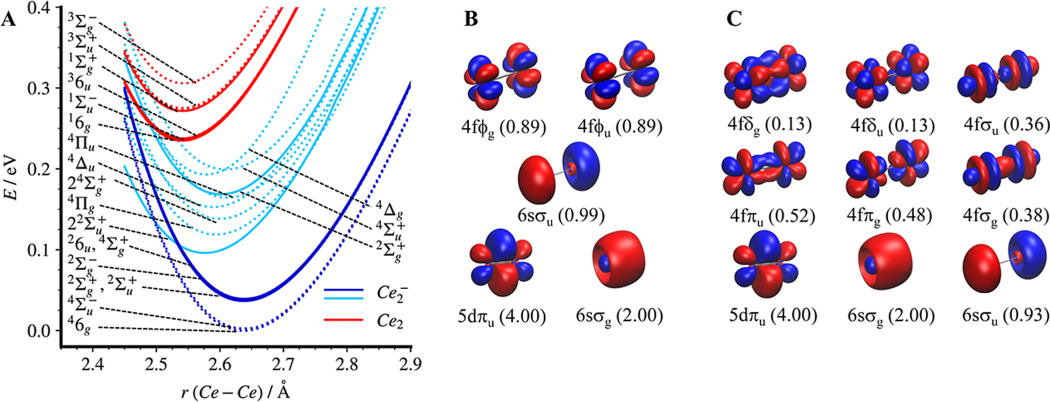
#> input picture figures/ce2_original/original_figures/jacs_figure_4.png, 2100 x 804 px (shown at 1/2 size); its folder holds 3 pictures in this run
$ python build_figure.py
#> lines starting #> are read from the running program, lines starting #| are printed output that depends on the picture
"""Online-book composition of intact original JACS Figures 2, 3 and 4.

No curves are traced, selected, reconstructed or fitted. No orbital or dynamics
panel is omitted. Each embedded original figure is included in its entirety.
Only placement, display size, section headings and attribution are new.
Source: Jin et al., doi:10.1021/jacs.5c07348; CC BY 4.0.
"""
from pathlib import Path
import matplotlib
matplotlib.use("Agg")
import matplotlib.pyplot as plt
from PIL import Image

ROOT = Path(__file__).resolve().parent
ASSETS = ROOT / "original_figures"
PDF = ROOT.parent.parent / "output" / "pdf" / "ce2_original.pdf"
DOI = "https://doi.org/10.1021/jacs.5c07348"
LICENSE = "https://creativecommons.org/licenses/by/4.0/"
INK = "#243849"
MUTED = "#687785"
AUTHOR_LINES = (
    "Jiaye Jin, Nikita Kavka, Tatsuya Chiba, Max Grellmann, Shiying Wang, Marcel Jorewitz,",
    "Kit H. Bowen, Roland Mitric, and Knut R. Asmis",
)
TITLE = "Cerium Dimer Anion and the Contribution of 4f Electrons to Lanthanide Metal-Metal Bonds"
JOURNAL = "Journal of the American Chemical Society 2025, 147 (42), 37977-37984. DOI: 10.1021/jacs.5c07348."
FULL_REFERENCE = " ".join(AUTHOR_LINES) + ". " + TITLE + ". " + JOURNAL

plt.rcParams.update({
    "font.family": "DejaVu Sans", "font.size": 12,
    "svg.fonttype": "none", "pdf.fonttype": 42,
})


def place(fig, rect, filename, anchor="C"):
#> called with filename = 'jacs_figure_4.png', anchor = 'N'
    ax = fig.add_axes(rect)
    # interpolation='none' retains native original images in vector exports.
    ax.imshow(Image.open(ASSETS / filename), interpolation="none")
    ax.set_anchor(anchor)
    ax.axis("off")
    return ax


def build():
    # Extend the canvas below the existing composition so the original panels
    # retain their physical display sizes while the complete citation fits.
    panel_height, reference_height = 13.0, 1.15
    height = panel_height + reference_height
    fig = plt.figure(figsize=(16.5, height), facecolor="white")

    def panel_y(y):
        return (y * panel_height + reference_height) / height

    def panel_rect(rect):
        x, y, w, h = rect
        return [x, panel_y(y), w, h * panel_height / height]

    fig.text(.052, panel_y(.969), "Struktur", fontsize=21, weight="medium", color=INK)
    fig.text(.446, panel_y(.969), "Bindung", fontsize=21, weight="medium", color=INK)
    # Complete Figure 4: every energy curve and both full orbital panels.
    place(fig, panel_rect([.045, .515, .91, .44]), "jacs_figure_4.png", anchor="N")

    fig.text(.052, panel_y(.477), "Spektroskopie", fontsize=21, weight="medium", color=INK)
    fig.text(.426, panel_y(.477), "Dynamik", fontsize=21, weight="medium", color=INK)
    # Complete Figure 2 includes the low-energy inset and stick spectrum.
    place(fig, panel_rect([.045, .086, .322, .365]), "jacs_figure_2.png", anchor="NW")
#> call 2 of place, with filename = 'jacs_figure_2.png', anchor = 'NW'
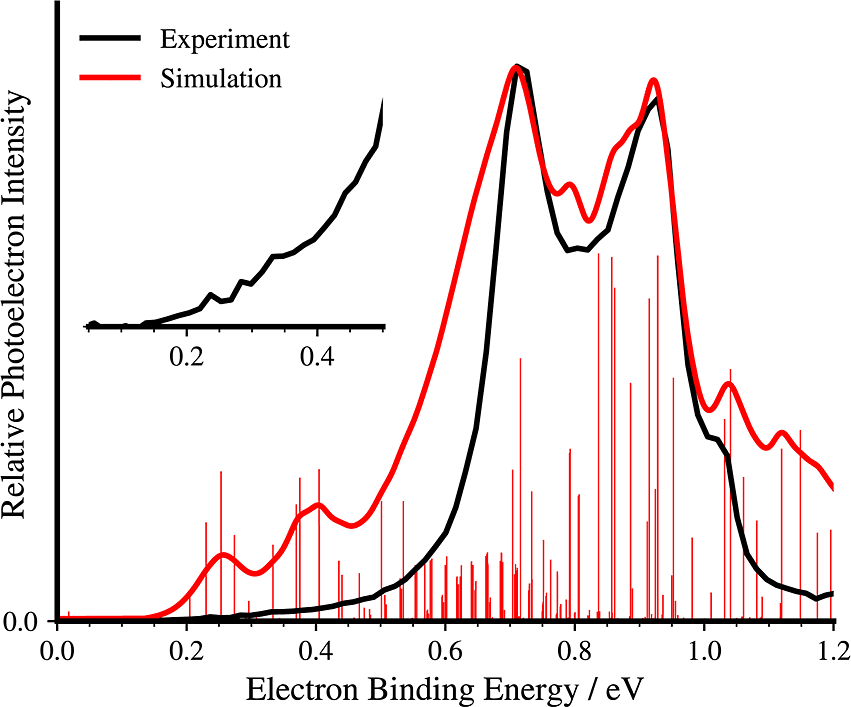
#> input picture figures/ce2_original/original_figures/jacs_figure_2.png, 851 x 707 px
    # Complete Figure 3 includes all four transients and SO-coupled PESs.
    place(fig, panel_rect([.413, .086, .542, .365]), "jacs_figure_3.png", anchor="NE")
#> call 3 of place, with filename = 'jacs_figure_3.png', anchor = 'NE'
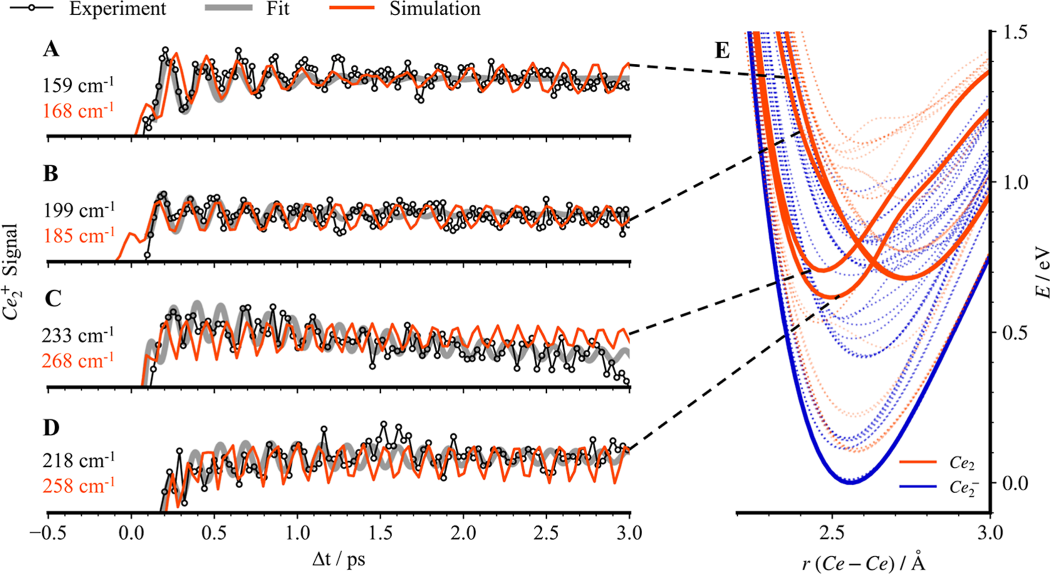
#> input picture figures/ce2_original/original_figures/jacs_figure_3.png, 2100 x 1148 px (shown at 1/2 size)

    # One self-contained reference and reuse notice travels with every export.
    reference_lines = [
        (AUTHOR_LINES[0], 11.5, "normal", INK, DOI),
        (AUTHOR_LINES[1] + ".", 11.5, "normal", INK, DOI),
        (TITLE + ".", 11.5, "italic", INK, DOI),
        (JOURNAL, 11.5, "normal", INK, DOI),
        ("Original Figures 2-4. © 2025 The Authors; published by American Chemical Society. CC BY 4.0.",
         10.5, "normal", MUTED, LICENSE),
        ("Änderungen: neue Anordnung, Darstellungsgröße und deutsche Überschriften; Originalabbildungen unverändert.",
         10.5, "normal", MUTED, LICENSE),
    ]
    for line, (label, size, style, color, url) in enumerate(reference_lines):
        fig.text(.052, (1.67 - line * .215) / height, label,
                 fontsize=size, fontstyle=style, color=color, url=url)

    ROOT.mkdir(parents=True, exist_ok=True)
    PDF.parent.mkdir(parents=True, exist_ok=True)
    png = ROOT / "ce2_original.png"
    svg = ROOT / "ce2_original.svg"
    fig.savefig(png, dpi=240, facecolor="white", metadata={
        "Title": "Ceriumdimer: Struktur, Bindung, Spektroskopie und Dynamik",
        "Author": " ".join(AUTHOR_LINES),
        "Copyright": "2025 The Authors. Published by American Chemical Society",
        "License": LICENSE,
        "Description": FULL_REFERENCE + " Intact original scientific figures; new layout, resizing and German section labels. No original panels or data omitted, redrawn or reconstructed.",
    })
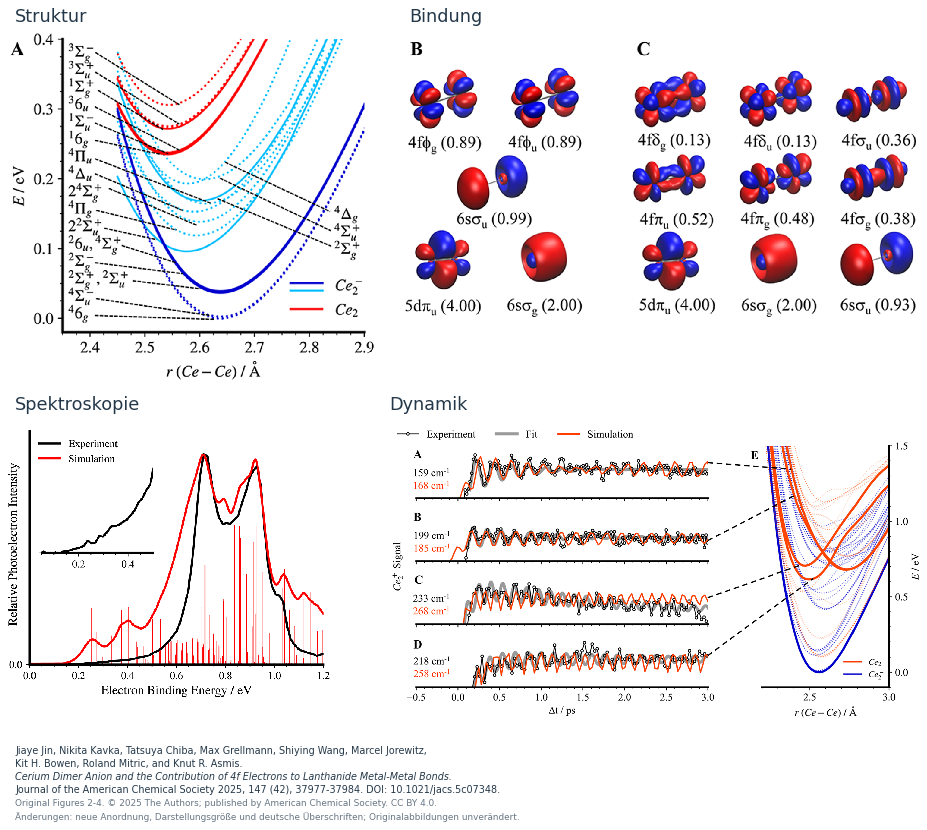
#> figure drawn by matplotlib, 3 panels
    fig.savefig(svg, facecolor="white", metadata={
        "Title": "Ceriumdimer: Struktur, Bindung, Spektroskopie und Dynamik",
        "Creator": " ".join(AUTHOR_LINES),
        "Source": DOI,
        "Rights": "Copyright 2025 The Authors. CC BY 4.0 " + LICENSE,
        "Description": FULL_REFERENCE + " Entire original Figures 4, 2 and 3 rearranged. German section headings added. Scientific image content is unaltered.",
    })
    fig.savefig(PDF, facecolor="white", metadata={
        "Title": "Ceriumdimer: Struktur, Bindung, Spektroskopie und Dynamik",
        "Author": " ".join(AUTHOR_LINES),
        "Subject": FULL_REFERENCE + "; copyright 2025 The Authors; CC BY 4.0 " + LICENSE
                   + "; complete original Figures 2-4; new layout and German headings only.",
    })
    plt.close(fig)
    print(png)
    print(svg)
    print(PDF)


if __name__ == "__main__":
    build()
